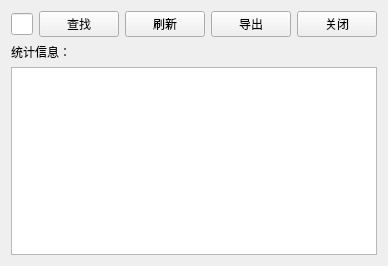
<?xml version="1.0" encoding="UTF-8"?>
<ui version="4.0">
 <class>StockLogView</class>
 <widget class="QWidget" name="StockLogView">
  <property name="geometry">
   <rect>
    <x>0</x>
    <y>0</y>
    <width>358</width>
    <height>266</height>
   </rect>
  </property>
  <property name="windowTitle">
   <string>库存流水</string>
  </property>
  <layout class="QGridLayout" name="gridLayout">
   <item row="0" column="0">
    <layout class="QHBoxLayout" name="horizontalLayout">
     <item>
      <widget class="QLineEdit" name="txtSearch"/>
     </item>
     <item>
      <widget class="QPushButton" name="btSearch">
       <property name="text">
        <string>查找</string>
       </property>
      </widget>
     </item>
     <item>
      <widget class="QPushButton" name="btRefresh">
       <property name="text">
        <string>刷新</string>
       </property>
      </widget>
     </item>
     <item>
      <widget class="QPushButton" name="btExport">
       <property name="text">
        <string>导出</string>
       </property>
      </widget>
     </item>
     <item>
      <widget class="QPushButton" name="btClose">
       <property name="text">
        <string>关闭</string>
       </property>
      </widget>
     </item>
    </layout>
   </item>
   <item row="1" column="0">
    <widget class="QLabel" name="lblSummary">
     <property name="text">
      <string>统计信息：</string>
     </property>
    </widget>
   </item>
   <item row="2" column="0">
    <widget class="QTableView" name="tableView"/>
   </item>
  </layout>
 </widget>
 <resources/>
 <connections/>
</ui>
